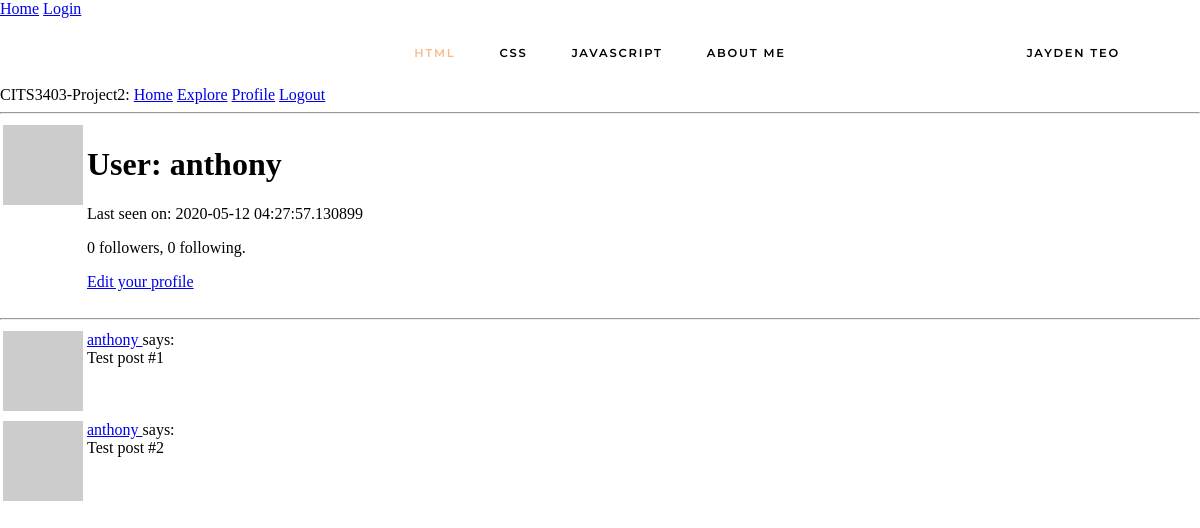
The page /user/anthony (signed in) on the database as committed earlier.
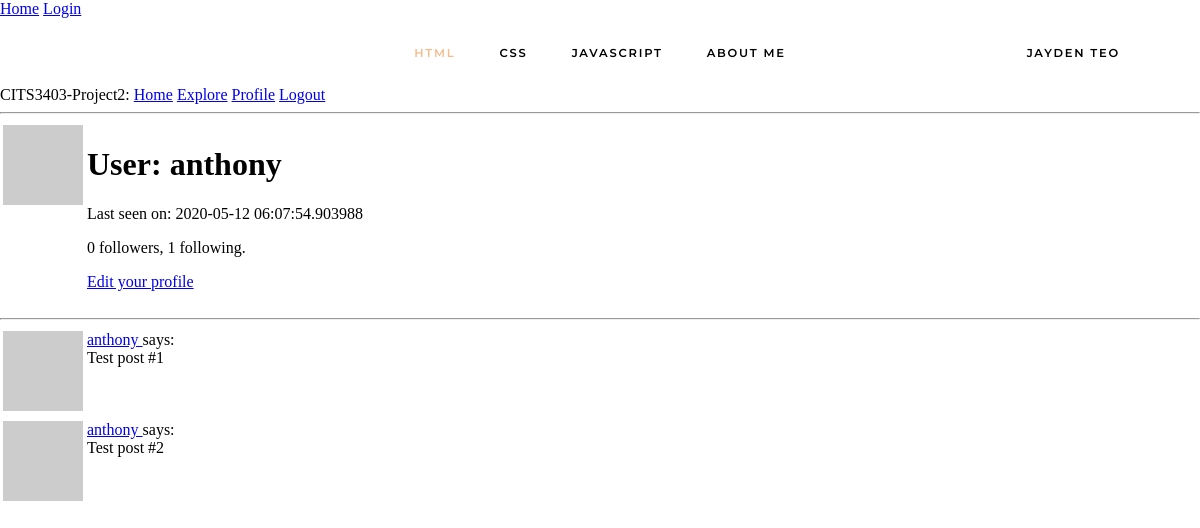
The same page on the database as committed later.
### app/models.py (models this page shows, shortened)
class User(UserMixin, db.Model):
    id = db.Column(db.Integer, primary_key=True)
    username = db.Column(db.String(64), index=True, unique=True)
    email = db.Column(db.String(120), index=True, unique=True)
    password_hash = db.Column(db.String(128))
    posts = db.relationship('Post', backref='author', lazy='dynamic')
    def avatar(self, size):
        digest = md5(self.email.lower().encode('utf-8')).hexdigest()
        return 'https://www.gravatar.com/avatar/{}?d=identicon&s={}'.format(
            digest, size)
    about_me = db.Column(db.String(140))
    last_seen = db.Column(db.DateTime, default=datetime.utcnow)
    followed = db.relationship(
        'User', secondary=followers,
        primaryjoin=(followers.c.follower_id == id),
        secondaryjoin=(followers.c.followed_id == id),
        backref=db.backref('followers', lazy='dynamic'), lazy='dynamic')

### app/routes.py (the view)
@app.route('/user/<username>')
@login_required
def user(username):
    user = User.query.filter_by(username=username).first_or_404()
    posts = [
        {'author': user, 'body': 'Test post #1'},
        {'author': user, 'body': 'Test post #2'}
    ]
    return render_template('user.html', user=user, posts=posts)

### app/models.py (called while the page is built)
@login.user_loader
def load_user(id):
    return User.query.get(int(id))

### app/routes.py (called while the page is built)
@app.before_request
def before_request():
    if current_user.is_authenticated:
        current_user.last_seen = datetime.utcnow()
        db.session.commit()

### app/templates/user.html (shortened to what this page needs)
{% extends "base.html" %}
{% block content %}
    <table>
        <tr valign="top">
            <td><img src="{{ user.avatar(128) }}"></td>
            <td>
                <h1>User: {{ user.username }}</h1>
                {% if user.last_seen %}<p>Last seen on: {{ user.last_seen }}</p>{% endif %}
                <p>{{ user.followers.count() }} followers, {{ user.followed.count() }} following.</p>
                {% if user == current_user %}
                <p><a href="{{ url_for('edit_profile') }}">Edit your profile</a></p>
                {% elif not current_user.is_following(user) %}
                <p><a href="{{ url_for('follow', username=user.username) }}">Follow</a></p>
                {% else %}
                <p><a href="{{ url_for('unfollow', username=user.username) }}">Unfollow</a></p>
                {% endif %}
            </td>
        </tr>
    </table>
    <hr>
    {% for post in posts %}
        {% include '_post.html' %}
    {% endfor %}
{% endblock %}

### app/templates/_post.html
<table>
    <tr valign="top">
        <td><img src="{{ post.author.avatar(36) }}"></td>
        <td>
            <a href="{{ url_for('user', username=post.author.username) }}">
                {{ post.author.username }}
            </a>
            says:<br>{{ post.body }}
        </td>
    </tr>
</table>

Rows that differ between the two databases and show on the page:
changed User "anthony": last_seen "2020-05-12 04:27:57.130899" → "2020-05-12 06:07:54.903988"
Other text that changed with them:
{{ user.followed.count() }}: "0" → "1"
